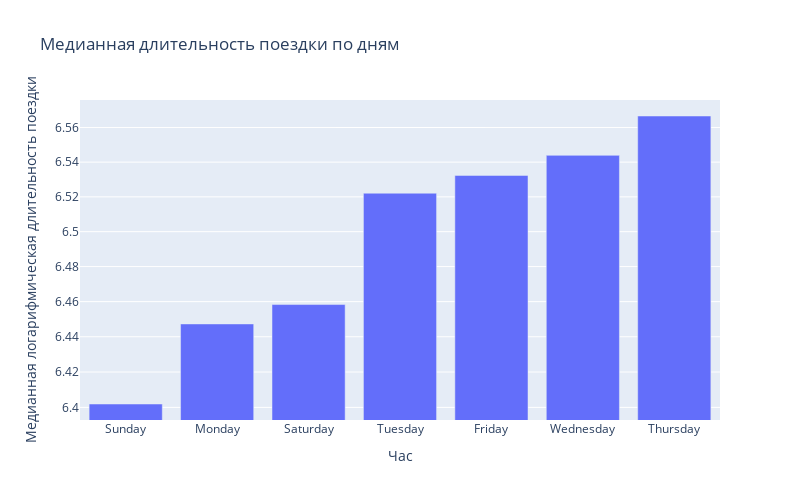

The notebook cell this image was saved under:
### Code cell
med_trip_dur_by_hour = taxi_data.groupby('pickup_day_of_week')['trip_duration_log'].median().sort_values()
fig = px.bar(
       x=med_trip_dur_by_hour.index,
       y = med_trip_dur_by_hour.values,
       log_y=True,
       title='Медианная длительность поездки по дням',
       labels ={'x':'Час','y':'Медианная логарифмическая длительность поездки'},
       width =800,
       height=500
       )
fig.show()

### Figure 1 — Plotly figure (JSON) as saved in the notebook; plotly's stock layout.template omitted (floating-point values rounded to 4 significant figures)
{"data": [{"alignmentgroup": "True", "hovertemplate": "Час=%{x}<br>Медианная логарифмическая длительность поездки=%{y}<extra></extra>", "legendgroup": "", "marker": {"color": "#636efa", "pattern": {"shape": ""}}, "name": "", "offsetgroup": "", "orientation": "v", "showlegend": false, "textposition": "auto", "type": "bar", "x": ["Sunday", "Monday", "Saturday", "Tuesday", "Friday", "Wednesday", "Thursday"], "xaxis": "x", "y": [6.402, 6.447, 6.458, 6.522, 6.532, 6.544, 6.567], "yaxis": "y"}], "layout": {"barmode": "relative", "height": 500, "legend": {"tracegroupgap": 0}, "title": {"text": "Медианная длительность поездки по дням"}, "width": 800, "xaxis": {"anchor": "y", "domain": [0, 1], "title": {"text": "Час"}}, "yaxis": {"anchor": "x", "domain": [0, 1], "title": {"text": "Медианная логарифмическая длительность поездки"}, "type": "log"}}}
